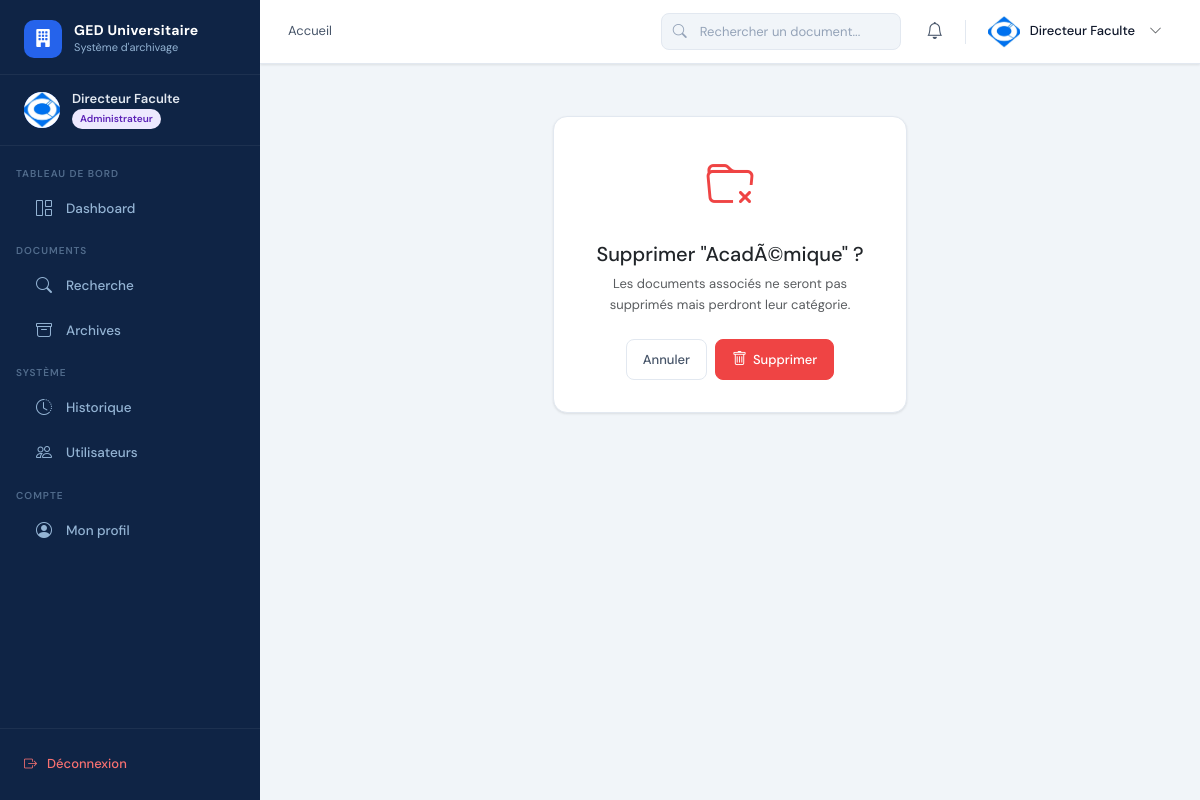
Screenshot of /categories/8/supprimer/ (signed in) with the database file from the repository.
### apps/accounts/models.py (models this page shows, shortened)
class User(AbstractUser):
    ROLE_CHOICES = [
        ('administrateur', 'Administrateur'),
        ('archiviste', 'Archiviste'),
    ]
    role = models.CharField(max_length=20, choices=ROLE_CHOICES, default='archiviste')
    photo = models.ImageField(upload_to='photos/', blank=True, null=True)
    telephone = models.CharField(max_length=20, blank=True)
    departement = models.CharField(max_length=100, blank=True)
    is_active = models.BooleanField(default=True)
    created_at = models.DateTimeField(auto_now_add=True)
    updated_at = models.DateTimeField(auto_now=True)
    def is_admin(self):
        return self.role == 'administrateur'
    class Meta:
        verbose_name = 'Utilisateur'
        verbose_name_plural = 'Utilisateurs'

### apps/categories/models.py (models this page shows, shortened)
class Categorie(models.Model):
    COULEUR_CHOICES = [
        ('primary', 'Bleu'), ('success', 'Vert'), ('danger', 'Rouge'),
        ('warning', 'Orange'), ('info', 'Cyan'), ('secondary', 'Gris'),
        ('dark', 'Foncé'),
    ]
    nom = models.CharField(max_length=100, unique=True)
    description = models.TextField(blank=True)
    couleur = models.CharField(max_length=20, choices=COULEUR_CHOICES, default='primary')
    parent = models.ForeignKey('self', on_delete=models.SET_NULL, null=True, blank=True, related_name='sous_categories')
    created_at = models.DateTimeField(auto_now_add=True)
    class Meta:
        verbose_name = 'Catégorie'
        ordering = ['nom']

### apps/categories/views.py (the view)
# urls.py: path('<int:pk>/supprimer/', views.supprimer_categorie, name='supprimer_categorie'),
@login_required
def supprimer_categorie(request, pk):
    if not request.user.is_admin():
        from django.core.exceptions import PermissionDenied
        raise PermissionDenied
    cat = get_object_or_404(Categorie, pk=pk)
    if request.method == 'POST':
        nom = cat.nom
        cat.delete()
        Historique.objects.create(utilisateur=request.user, action='suppression_categorie', description=f'Suppression de la catégorie {nom}')
        messages.success(request, 'Catégorie supprimée.')
        return redirect('liste_categories')
    return render(request, 'archiviste/categorie_confirm_delete.html', {'categorie': cat})

### templates/archiviste/categorie_confirm_delete.html (shortened to what this page needs)
{% extends 'base.html' %}
{% block content %}
<div class="row justify-content-center mt-4"><div class="col-12 col-md-5"><div class="card"><div class="card-body text-center" style="padding:32px;"><div style="font-size:48px;color:#ef4444;margin-bottom:16px;"><i class="bi bi-folder-x"></i></div><h5>Supprimer "{{ categorie.nom }}" ?</h5><p class="text-muted text-sm mt-2">Les documents associés ne seront pas supprimés mais perdront leur catégorie.</p><div class="d-flex gap-2 justify-content-center mt-4"><a href="{% url 'liste_categories' %}" class="btn btn-outline">Annuler</a><form method="post" style="display:inline;">{% csrf_token %}<button type="submit" class="btn btn-danger"><i class="bi bi-trash"></i> Supprimer</button></form></div></div></div></div></div>
{% endblock %}

### templates/base.html (shortened to what this page needs)
<!DOCTYPE html>
<html lang="fr">
<head>
  {% load static %}
  <link rel="stylesheet" href="https://cdn.jsdelivr.net/npm/bootstrap@5.3.2/dist/css/bootstrap.min.css">
  <link rel="stylesheet" href="https://cdn.jsdelivr.net/npm/bootstrap-icons@1.11.3/font/bootstrap-icons.min.css">
  <link rel="stylesheet" href="{% static 'css/main.css' %}">
</head>
<body>
<aside class="sidebar" id="sidebar">
  <a href="{% url 'dashboard' %}" class="sidebar-logo">
    <div class="sidebar-logo-icon"><i class="bi bi-building-fill"></i></div>
    <div class="sidebar-logo-text">
      <div class="brand">GED Universitaire</div>
      <div class="sub">Système d'archivage</div>
    </div>
  </a>
  <div class="sidebar-user">
    <div class="sidebar-user-avatar">
      {% if user.photo %}<img src="{{ user.photo.url }}" alt="">
      {% else %}{{ user.first_name|first|upper }}{{ user.last_name|first|upper }}
      {% endif %}
    </div>
    <div>
      <div class="sidebar-user-name">{{ user.get_full_name|default:user.username }}</div>
      <div class="sidebar-user-role">
        <span class="sidebar-badge {% if user.is_admin %}badge-admin{% else %}badge-archiviste{% endif %}">
          {{ user.get_role_display }}
        </span>
      </div>
    </div>
  </div>
  <nav class="sidebar-nav">
    {% if user.is_admin %}
      <div class="sidebar-section"><div class="sidebar-section-title">Tableau de bord</div></div>
      <a href="{% url 'dashboard' %}" class="sidebar-link {% if request.resolver_match.url_name == 'dashboard' %}active{% endif %}">
        <i class="bi bi-grid-1x2"></i> Dashboard
      </a>
      <div class="sidebar-section"><div class="sidebar-section-title">Documents</div></div>
      <a href="{% url 'recherche_documents' %}" class="sidebar-link {% if request.resolver_match.url_name == 'recherche_documents' %}active{% endif %}">
        <i class="bi bi-search"></i> Recherche
      </a>
      <a href="{% url 'consultation_archives' %}" class="sidebar-link {% if request.resolver_match.url_name == 'consultation_archives' %}active{% endif %}">
        <i class="bi bi-archive"></i> Archives
      </a>
      <div class="sidebar-section"><div class="sidebar-section-title">Système</div></div>
      <a href="{% url 'historique_systeme' %}" class="sidebar-link {% if request.resolver_match.url_name == 'historique_systeme' %}active{% endif %}">
        <i class="bi bi-clock-history"></i> Historique
      </a>
      <a href="{% url 'gestion_utilisateurs' %}" class="sidebar-link {% if request.resolver_match.url_name == 'gestion_utilisateurs' %}active{% endif %}">
        <i class="bi bi-people"></i> Utilisateurs
      </a>
    {% endif %}
    <div class="sidebar-section"><div class="sidebar-section-title">Compte</div></div>
    <a href="{% url 'profil' %}" class="sidebar-link {% if request.resolver_match.url_name == 'profil' %}active{% endif %}">
      <i class="bi bi-person-circle"></i> Mon profil
    </a>
  </nav>
  <div class="sidebar-footer">
    <a href="{% url 'deconnexion' %}" class="sidebar-logout">
      <i class="bi bi-box-arrow-right"></i> Déconnexion
    </a>
  </div>
</aside>
<div class="main-wrapper">
  <header class="top-navbar">
    <div class="navbar-breadcrumb">
      <nav aria-label="breadcrumb">
        <ol class="breadcrumb">
          <li class="breadcrumb-item"><a href="{% url 'dashboard' %}">Accueil</a></li>
        </ol>
      </nav>
    </div>
    <div class="navbar-search d-none d-md-flex">
      <i class="bi bi-search search-icon"></i>
      <form action="{% url 'recherche_documents' %}" method="get">
        <input type="text" name="q" placeholder="Rechercher un document..." class="form-control">
      </form>
    </div>
    <div class="navbar-actions">
      <div class="dropdown">
        <button class="navbar-btn position-relative" data-bs-toggle="dropdown" aria-expanded="false">
          <i class="bi bi-bell"></i>
        </button>
      </div>
      <div class="dropdown">
        <div class="navbar-user" data-bs-toggle="dropdown" style="cursor:pointer;">
          <div class="navbar-user-avatar">
            {% if user.photo %}<img src="{{ user.photo.url }}" alt="">
            {% else %}{{ user.first_name|first|upper }}{{ user.last_name|first|upper }}
            {% endif %}
          </div>
          <span class="navbar-user-name d-none d-lg-block">{{ user.get_full_name|default:user.username }}</span>
          <i class="bi bi-chevron-down text-sm text-muted d-none d-lg-block ms-1"></i>
        </div>
      </div>
    </div>
  </header>
  <main class="content-area">
    {% block content %}{% endblock %}
  </main>
</div>
</body>
</html>

### rows the page displays
User: photo (picture), get_full_name "Directeur Faculte", role "Administrateur"
Categorie: nom "AcadÃ©mique"
